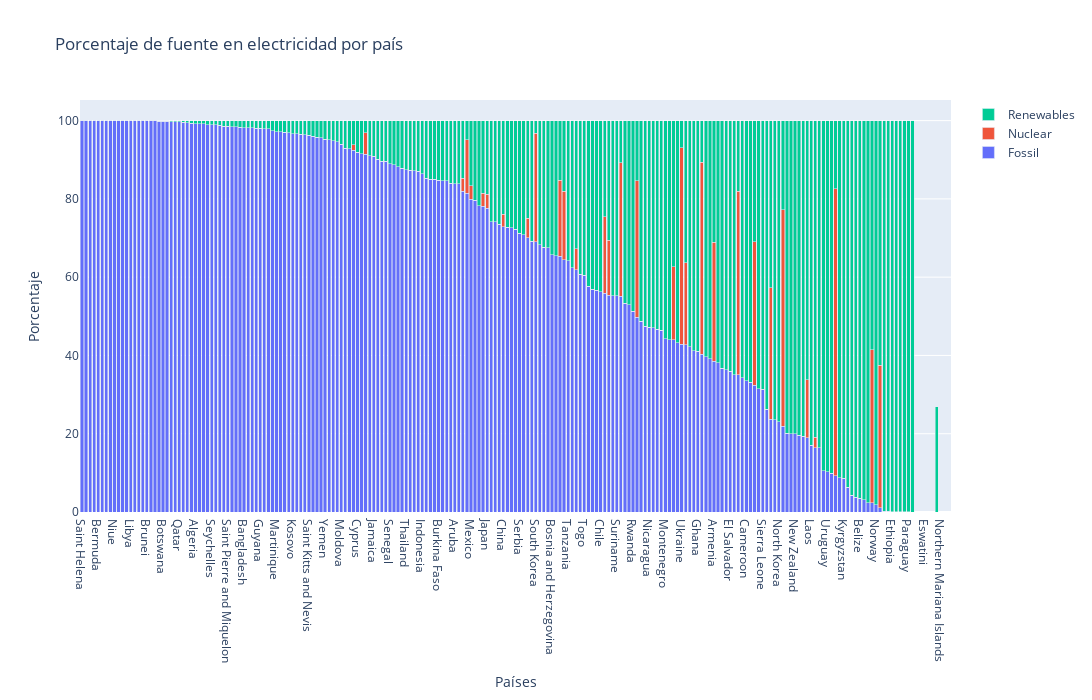

Notebook code cell kept with this figure:
### Markdown cell above
### ¿Comó es el perfil energético para electricidad en cada país?

### Code cell
# Se ordena segun el porcentaje fosil
wec_mundo = wec_medias.sort_values('fossil_share_elec', ascending=False)
fig = go.Figure()
fig.add_trace(go.Bar(x=wec_mundo['country'], y=wec_mundo['fossil_share_elec'], name='Fossil'))
fig.add_trace(go.Bar(x=wec_mundo['country'], y=wec_mundo['nuclear_share_elec'], name='Nuclear'))
fig.add_trace(go.Bar(x=wec_mundo['country'], y=wec_mundo['renewables_share_elec'], name='Renewables'))
fig.update_layout(barmode='stack',xaxis_title='Países',yaxis_title='Porcentaje',title='Porcentaje de fuente en electricidad por país',height=700, width=1200,)
fig.show()

### Figure 1 — Plotly figure (JSON) as saved in the notebook; plotly's stock layout.template omitted (floating-point values rounded to 4 significant figures; data arrays with more than 128 entries replaced by an {"elided": "..."} marker saying what was removed)
{"data": [{"name": "Fossil", "type": "bar", "x": {"elided": "215 str values"}, "y": {"elided": "215 float values"}}, {"name": "Nuclear", "type": "bar", "x": {"elided": "215 str values"}, "y": {"elided": "215 float values"}}, {"name": "Renewables", "type": "bar", "x": {"elided": "215 str values"}, "y": {"elided": "215 float values"}}], "layout": {"barmode": "stack", "height": 700, "title": {"text": "Porcentaje de fuente en electricidad por país"}, "width": 1200, "xaxis": {"title": {"text": "Países"}}, "yaxis": {"title": {"text": "Porcentaje"}}}}
